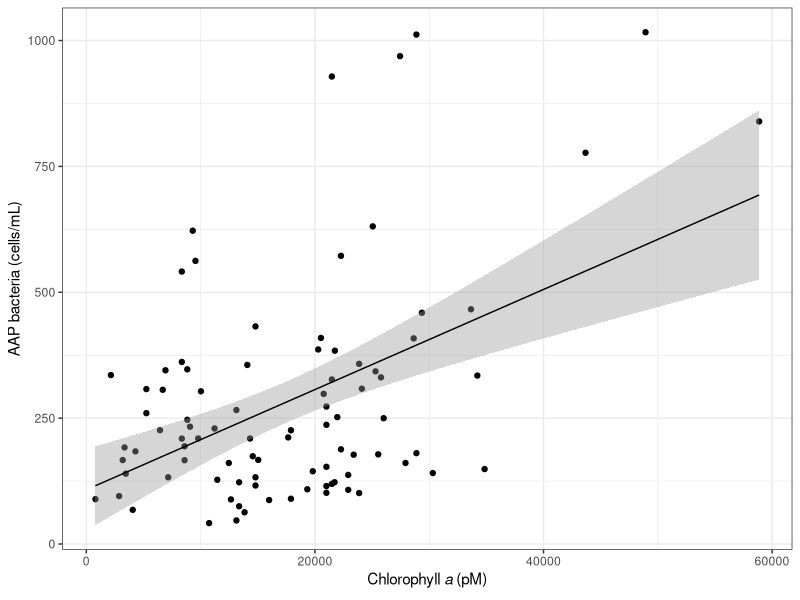
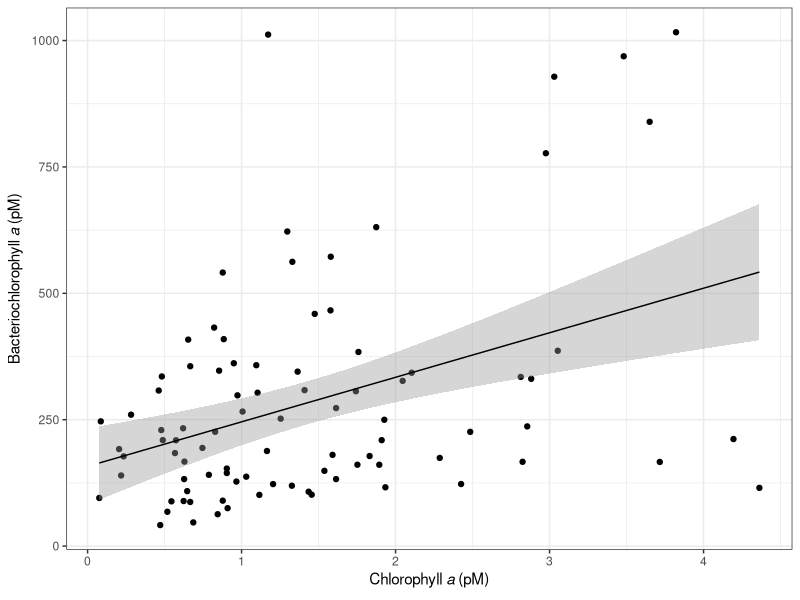

These figures' R source, in order:
#Script to generate panels B (right) and C (right) in Figure 2. 
#Panels A, B (left) and C (left) were generated with Ocean Data View.

library(tidyverse)
POS_data <- read_csv("data/expedition_data.csv")

#Figure 2, panel B right

POS_data %>% 
  filter(Bchla > 0) %>% 
  ggplot(aes(x=ab_aaps, y=Chla))+
  geom_point()+
  geom_smooth(method='lm', color="black",size=0.5)+
  ylab("AAP bacteria (cells/mL)")+
  xlab("Chlorophyll"~italic(a)~"(pM)")+
  theme_bw()

#Figure 2, panel C right

POS_data %>% 
  filter(Bchla > 0) %>% 
  ggplot(aes(x=Bchla, y=Chla))+
  geom_point()+
  geom_smooth(method='lm', color="black",size=0.5)+
  ylab("Bacteriochlorophyll"~italic(a)~"(pM)")+
  xlab("Chlorophyll"~italic(a)~"(pM)")+
  theme_bw()
